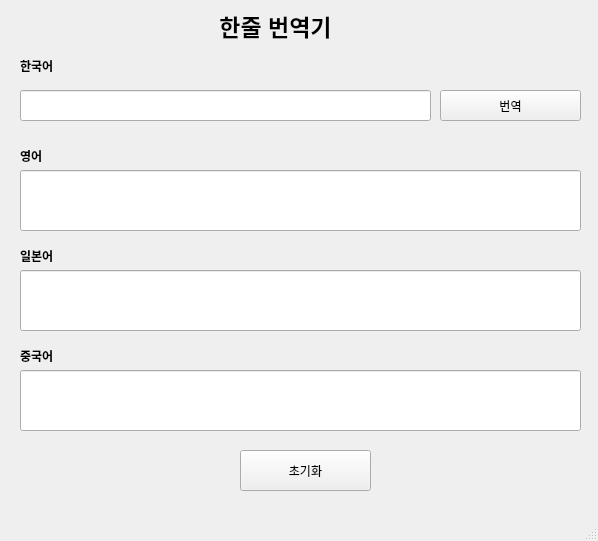
<?xml version="1.0" encoding="UTF-8"?>
<ui version="4.0">
 <class>MainWindow</class>
 <widget class="QMainWindow" name="MainWindow">
  <property name="geometry">
   <rect>
    <x>0</x>
    <y>0</y>
    <width>598</width>
    <height>541</height>
   </rect>
  </property>
  <property name="windowTitle">
   <string>MainWindow</string>
  </property>
  <widget class="QWidget" name="centralwidget">
   <widget class="QLabel" name="label">
    <property name="geometry">
     <rect>
      <x>110</x>
      <y>10</y>
      <width>331</width>
      <height>31</height>
     </rect>
    </property>
    <property name="font">
     <font>
      <pointsize>17</pointsize>
      <weight>75</weight>
      <bold>true</bold>
     </font>
    </property>
    <property name="text">
     <string>한줄 번역기</string>
    </property>
    <property name="alignment">
     <set>Qt::AlignCenter</set>
    </property>
   </widget>
   <widget class="QLabel" name="label_2">
    <property name="geometry">
     <rect>
      <x>20</x>
      <y>60</y>
      <width>56</width>
      <height>12</height>
     </rect>
    </property>
    <property name="font">
     <font>
      <weight>75</weight>
      <bold>true</bold>
     </font>
    </property>
    <property name="text">
     <string>한국어</string>
    </property>
   </widget>
   <widget class="QLabel" name="label_3">
    <property name="geometry">
     <rect>
      <x>20</x>
      <y>150</y>
      <width>56</width>
      <height>12</height>
     </rect>
    </property>
    <property name="font">
     <font>
      <weight>75</weight>
      <bold>true</bold>
     </font>
    </property>
    <property name="text">
     <string>영어</string>
    </property>
   </widget>
   <widget class="QLabel" name="label_4">
    <property name="geometry">
     <rect>
      <x>20</x>
      <y>250</y>
      <width>56</width>
      <height>12</height>
     </rect>
    </property>
    <property name="font">
     <font>
      <weight>75</weight>
      <bold>true</bold>
     </font>
    </property>
    <property name="text">
     <string>일본어</string>
    </property>
   </widget>
   <widget class="QLabel" name="label_5">
    <property name="geometry">
     <rect>
      <x>20</x>
      <y>350</y>
      <width>56</width>
      <height>12</height>
     </rect>
    </property>
    <property name="font">
     <font>
      <weight>75</weight>
      <bold>true</bold>
     </font>
    </property>
    <property name="text">
     <string>중국어</string>
    </property>
   </widget>
   <widget class="QLineEdit" name="txt_ko">
    <property name="geometry">
     <rect>
      <x>20</x>
      <y>90</y>
      <width>411</width>
      <height>31</height>
     </rect>
    </property>
   </widget>
   <widget class="QLineEdit" name="txt_en">
    <property name="geometry">
     <rect>
      <x>20</x>
      <y>170</y>
      <width>561</width>
      <height>61</height>
     </rect>
    </property>
   </widget>
   <widget class="QLineEdit" name="txt_jp">
    <property name="geometry">
     <rect>
      <x>20</x>
      <y>270</y>
      <width>561</width>
      <height>61</height>
     </rect>
    </property>
   </widget>
   <widget class="QLineEdit" name="txt_cn">
    <property name="geometry">
     <rect>
      <x>20</x>
      <y>370</y>
      <width>561</width>
      <height>61</height>
     </rect>
    </property>
   </widget>
   <widget class="QPushButton" name="push_btn">
    <property name="geometry">
     <rect>
      <x>440</x>
      <y>90</y>
      <width>141</width>
      <height>31</height>
     </rect>
    </property>
    <property name="text">
     <string>번역</string>
    </property>
   </widget>
   <widget class="QPushButton" name="clear_btn">
    <property name="geometry">
     <rect>
      <x>240</x>
      <y>450</y>
      <width>131</width>
      <height>41</height>
     </rect>
    </property>
    <property name="text">
     <string>초기화</string>
    </property>
   </widget>
  </widget>
  <widget class="QMenuBar" name="menubar">
   <property name="geometry">
    <rect>
     <x>0</x>
     <y>0</y>
     <width>598</width>
     <height>21</height>
    </rect>
   </property>
  </widget>
  <widget class="QStatusBar" name="statusbar"/>
 </widget>
 <resources/>
 <connections/>
</ui>
